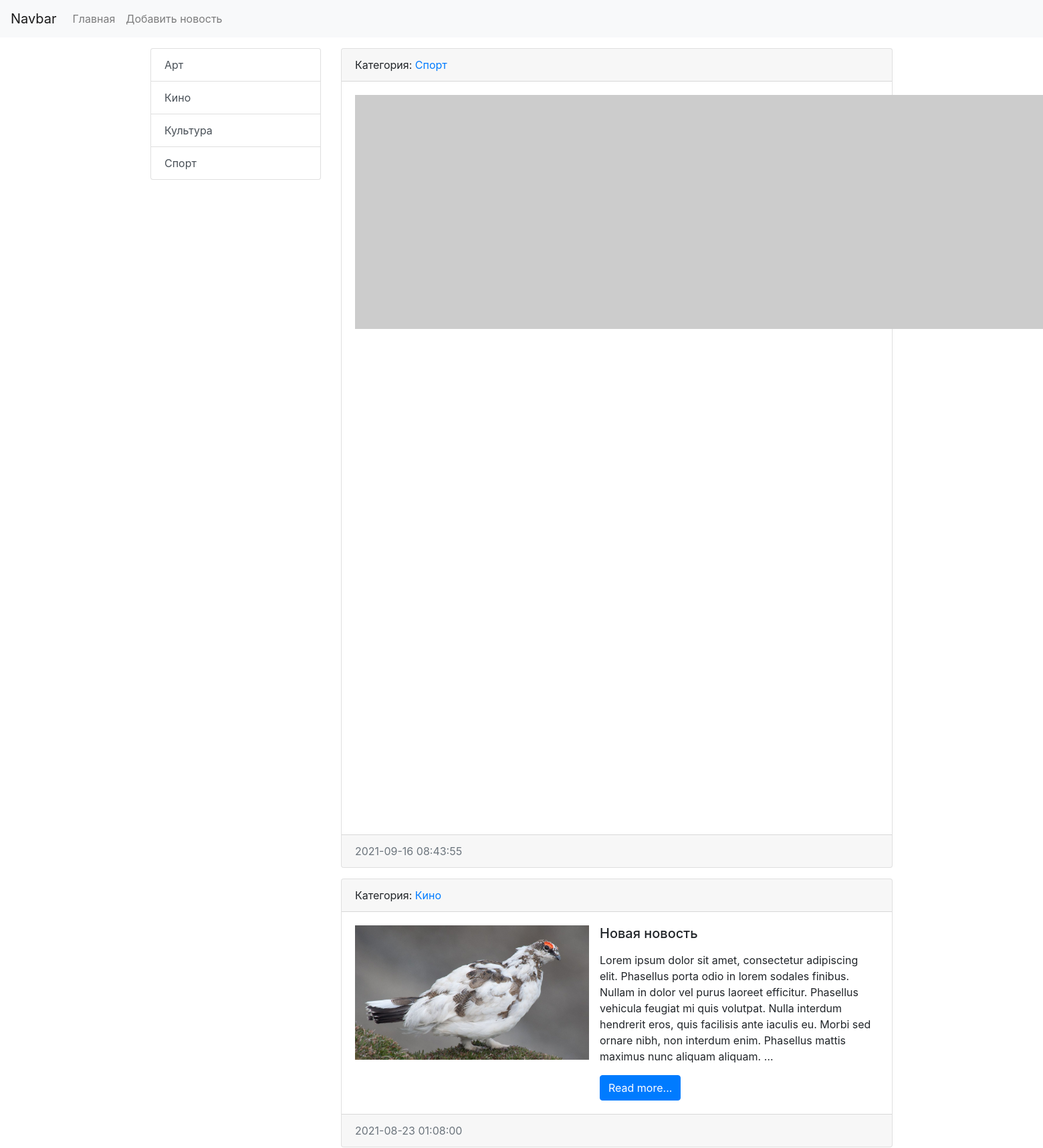
The app's page / (upper part), older data.
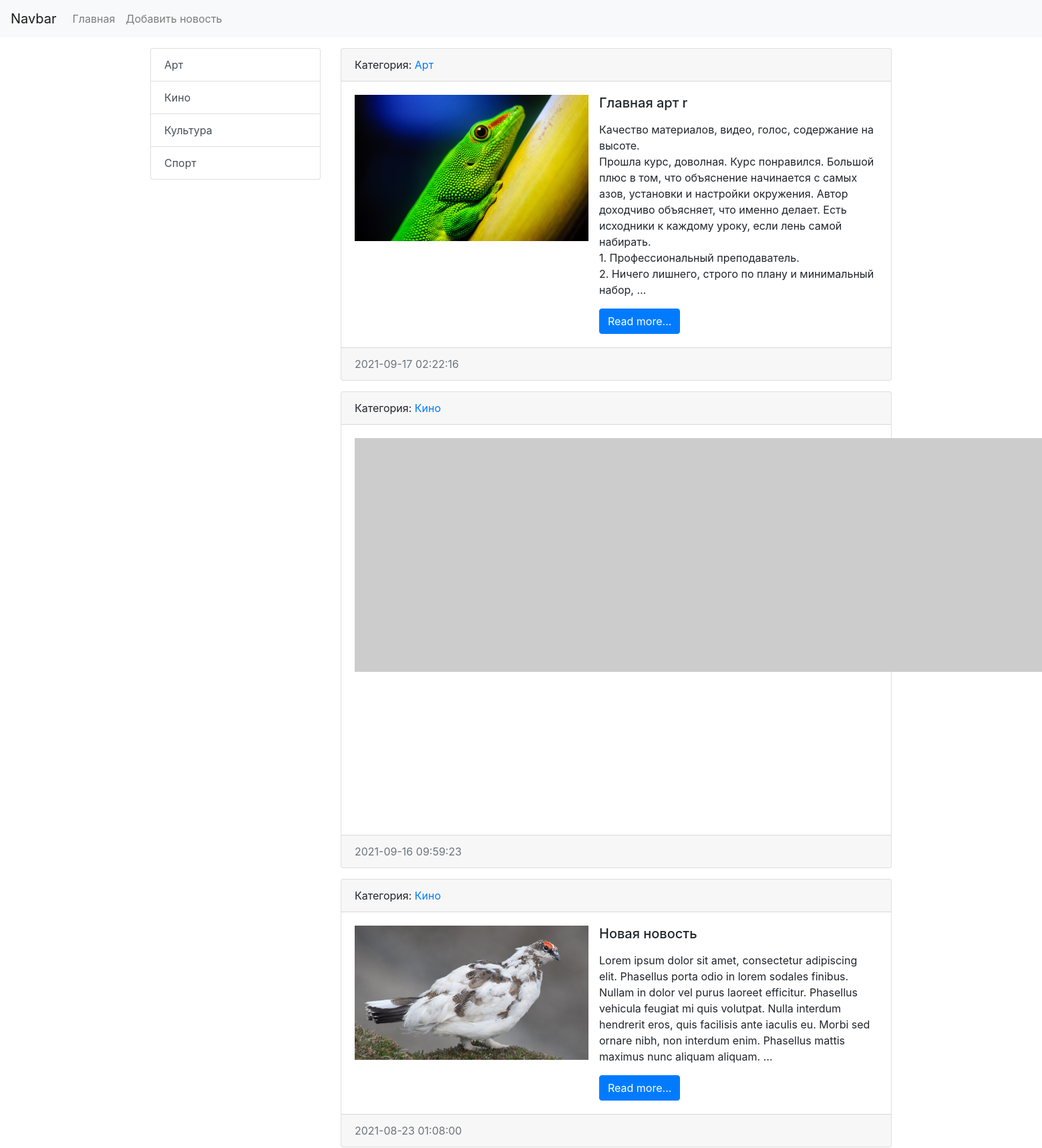
The same page, newer data.
### news/models.py (models this page shows, shortened)
class Category(models.Model):
    title = models.CharField(max_length=250, db_index=True, verbose_name='Категория')
    def get_absolute_url(self):
        return reverse('category', kwargs={'category_id': self.pk})
    def __str__(self):
        return self.title
    class Meta:
        verbose_name = 'Категория'
        verbose_name_plural = 'Список категорий'
        ordering = ['title']

class News(models.Model):
    title = models.CharField(max_length=250, verbose_name='Заголовок статьи')
    content = models.TextField(blank=True, verbose_name='Контент')
    created_at = models.DateTimeField(auto_now_add=True, verbose_name='Дата публикации')
    updated_at = models.DateTimeField(auto_now=True, verbose_name='Дата обновления')
    photo = models.ImageField(upload_to='photos/%Y/%m/%d/', blank=True, verbose_name='Изображение')
    is_published = models.BooleanField(default=True, verbose_name='Опубликовано')
    category = models.ForeignKey(Category, on_delete=models.PROTECT, verbose_name='Категория')
    def get_absolute_url(self):
        return reverse('view_news', kwargs={'pk': self.pk})
    class Meta:
        verbose_name = 'Новость'
        verbose_name_plural = 'Новости'
        ordering = ['-created_at', 'title']

### news/views.py (the view)
# urls.py: path('', HomeNews.as_view(), name='home'),
class HomeNews(ListView):
    model = News
    template_name = 'news/index.html'
    context_object_name = 'news'
    def get_context_data(self, *, object_list=None, **kwargs):
        context = super().get_context_data(**kwargs)
        context['title'] = 'Main page'
        return context
    def get_queryset(self):
        return News.objects.filter(is_published=True)

### news/templatetags/news_tags.py (called while the page is built)
@register.simple_tag(name='get_list_categories')
def get_categories():
    return Category.objects.all()

@register.inclusion_tag('news/list_categories.html')
def show_categories(active_category_pk='-1'):
    categories = Category.objects.all()
    return {'categories': categories, 'active_category_pk': active_category_pk}

### news/templates/news/index.html (shortened to what this page needs)
{% extends "base.html" %}
{% load news_tags %}
{% block sidebar %}
{% include 'inc/_sidebar.html' %}
{% endblock sidebar %}
{% block content %}
    {% for item in news %}
    <div class="card mb-3">
        <div class="card-header">
            Категория: <a href="{{ item.category.get_absolute_url }}">{{ item.category }}</a>
        </div>
        <div class="card-body">
            <div class="media">
                {% if item.photo %}
                    <img src="{{ item.photo.url }}" alt="" width="350" class="mr-3">
                {% else %}
                    <img src="https://picsum.photos/id/1060/350/235/?blur=2" alt="" class="mr-3">
                {% endif %}
                <div class="media-body">
                    <h5 class="card-title">{{ item.title }}</h5>
                    <p class="card-text">{{ item.content|safe|linebreaks|truncatewords:50 }}</p>
                    <a href="{{ item.get_absolute_url }}" class="btn btn-primary">Read more...</a>
                </div>
            </div>
        </div>
        <div class="card-footer text-muted">
            {{ item.created_at|date:"Y-m-d H:i:s" }}
        </div>
    </div>
    {% endfor %}
{% endblock content %}

### news/templates/news/list_categories.html
<div class="list-group">
    {% for item in categories %}
        <a href="{{ item.get_absolute_url }}" class="list-group-item list-group-item-action {% if item.pk == active_category_pk %}active{% endif %}">{{ item.title }}</a>
    {% endfor %}
</div>

Row changes from the older to the newer data that the page shows:
no longer on this page (row edited): News: category "Спорт", created_at "2021-09-16 08:43:55"
added News: category "Арт", photo (picture), title "Главная арт r", content "Качество материалов, видео, голос, содержание на высоте. Прошла курс, доволная. Курс понравился. Большой плюс в том, что объяснение начинается с самых азов, установки и настройки окружения. Автор доходчиво объясняет, что именно делает. Есть исходники к каждому уроку, если лень самой набирать. 1. Профессиональный преподаватель. 2. Ничего лишнего, строго по плану и минимальный набор, …", created_at "2021-09-17 02:22:16"
now on this page (row edited): News: category "Кино", created_at "2021-09-16 09:59:23"
